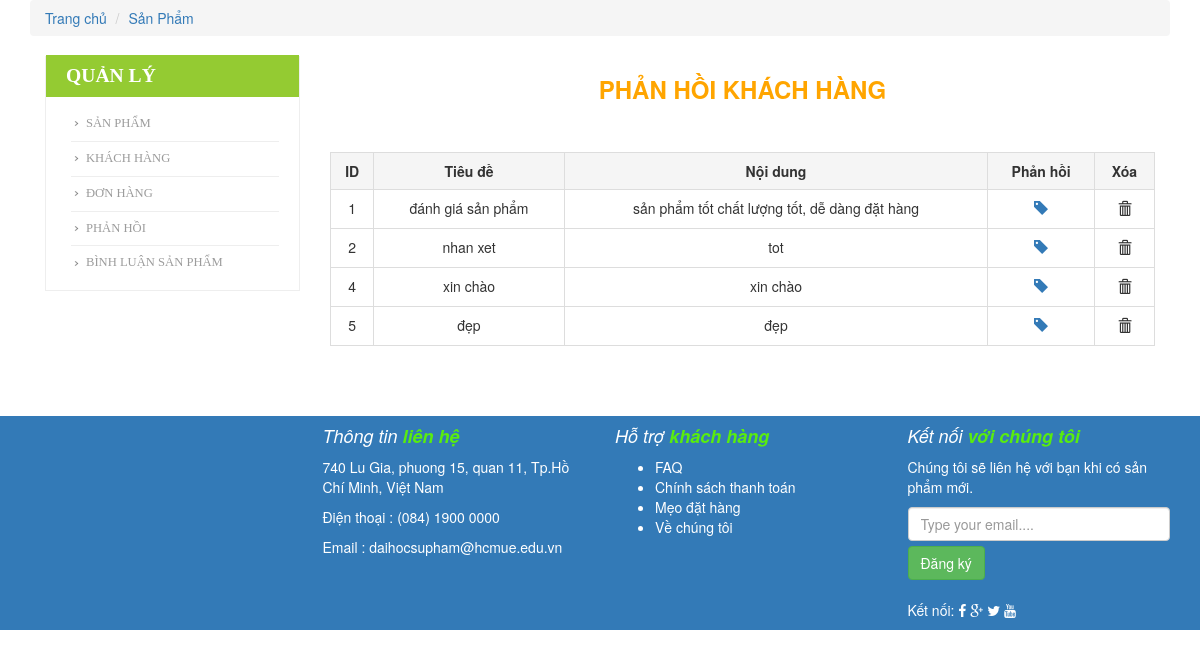
Screenshot of /view/contact.php with the database file from the repository.
### tables this page shows
CREATE TABLE `contact` (
  `contactID` int(11) UNSIGNED NOT NULL,
  `title` varchar(255) NOT NULL,
  `content` varchar(255) NOT NULL
);

### view/contact.php (the view, shortened to what this page needs)
<!DOCTYPE html>
<html lang="en">
<head>
  <link href="../css/bootstrap.min.css" rel="stylesheet">
  <link rel="stylesheet" href="../css/font-awesome.min.css">
  <link href="../css/heroic-features.css" rel="stylesheet">
  <link href="../css/register.css" rel="stylesheet">
</head>
<body>
  <?php include '../libs/connect.php' ?>
  <div class="container">
    <ol class="breadcrumb">
      <li><a href="index.php">Trang chủ</a></li>
      <li><a href="#">Sản Phẩm</a></li>
    </ol>
  </div>
  <div class="container">
    <div class="col-md-3">
      <div class="categories">
        <ul>
          <h3>QUẢN LÝ</h3>
          <li><a href="adcategory.php">Sản phẩm</a></li>
          <li><a href="adcustomer.php">Khách hàng</a></li>
          <li><a href="bill.php">Đơn hàng</a></li>
          <li><a href="contact.php">Phản hồi</a></li>
          <li><a href="comment.php">Bình luận sản phẩm</a></li>
        </ul>
      </div>
    </div>
    <div class="col-md-9">
      <h3 style="text-align:center;font-weight:bold;color:orange">PHẢN HỒI KHÁCH HÀNG</h3>
      <br>
      <br>
      <table class="table table-bordered">
        <tr>
          <th class="active" style="text-align:center">ID</th>
          <th class="active" style="text-align:center">Tiêu đề</th>
          <th class="active" style="text-align:center">Nội dung</th>
          <th class="active" style="text-align:center">Phản hồi</th>
          <th class="active" style="text-align:center">Xóa</th>
        </tr>
        <?php
        $sql = "SELECT * from contact";
        $conn->set_charset("utf8");
        $query = mysqli_query($conn, $sql);
        $result = mysqli_num_rows($query);
        if ($result > 0) {
          while ($row = mysqli_fetch_assoc($query)) {
            $id = $row['contactID'];
            $title = $row['title'];
            $content = $row['content'];
            echo "<tr>";
            echo "<td>" . $id . "</td>";
            echo "<td>" . $title . "</td>";
            echo "<td>" . $content . "</td>";
            echo "<td><a onclick='redirect();'><span class='glyphicon glyphicon-tag'></span></a></td>";
            echo "<td><button name='delete"  . $id . "' onclick='myFunction(" . $id . ");' style='border:none;background-color:#ffffff'><span class='glyphicon glyphicon-trash'></span></button></td>";
            echo "</tr>";
          }
        } else echo "0 results.";
        ?>
      </table>
    </div>
  </div>
  <?php include '../src/footer.php' ?>
</body>
</html>

### css/heroic-features.css (style rules this page uses)
.container { min-width: 20em; }
.categories { border:1px solid #EEE; }
.categories h3 { font-size:1.4em; font-weight: 600; color:#FFF; padding:10px 11px 10px 20px; margin-left: -40px; margin-top: -2px; background: #94CB32; text-transform:uppercase; font-family: 'ambleregular'; }
.categories ul { list-style: none; }
.categories ul li { margin-left: -35px; }
.categories li a { text-decoration: none; display:block; font-size:0.9em; padding:8px 15px; color: #9C9C9C; font-family: 'ambleregular'; margin:0 20px; background:url(../img/drop_arrow.png) no-repeat 0; border-bottom: 1px solid #EEE; text-transform:uppercase; }
.categories li:last-child a { border:none; }

### view/contact.php (style rules this page uses)
table, tr, td { border: 1px solid gray; border-collapse: collapse; text-align: center; }

### rows the page displays
contact: contactID "1", title "đánh giá sản phẩm", content "sản phẩm tốt chất lượng tốt, dễ dàng đặt hàng"
contact: contactID "2", title "nhan xet", content "tot"
contact: contactID "4", title "xin chào", content "xin chào"
contact: contactID "5", title "đẹp", content "đẹp"
